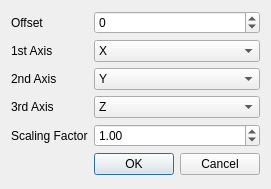
<?xml version="1.0" encoding="UTF-8"?>
<ui version="4.0">
 <class>VCOverlayImportDlg</class>
 <widget class="QDialog" name="VCOverlayImportDlg">
  <property name="geometry">
   <rect>
    <x>0</x>
    <y>0</y>
    <width>268</width>
    <height>189</height>
   </rect>
  </property>
  <property name="windowTitle">
   <string>Overlay Import</string>
  </property>
  <layout class="QFormLayout" name="formLayout">
   <item row="0" column="0">
    <widget class="QLabel" name="label">
     <property name="text">
      <string>Offset</string>
     </property>
    </widget>
   </item>
   <item row="0" column="1">
    <widget class="QSpinBox" name="spinBoxOffset">
     <property name="minimum">
      <number>-99999</number>
     </property>
     <property name="maximum">
      <number>99999</number>
     </property>
    </widget>
   </item>
   <item row="1" column="0">
    <widget class="QLabel" name="label_3">
     <property name="text">
      <string>1st Axis</string>
     </property>
    </widget>
   </item>
   <item row="1" column="1">
    <widget class="QComboBox" name="comboBox1stAxis">
     <item>
      <property name="text">
       <string>X</string>
      </property>
     </item>
     <item>
      <property name="text">
       <string>Y</string>
      </property>
     </item>
     <item>
      <property name="text">
       <string>Z</string>
      </property>
     </item>
    </widget>
   </item>
   <item row="2" column="0">
    <widget class="QLabel" name="label_4">
     <property name="text">
      <string>2nd Axis</string>
     </property>
    </widget>
   </item>
   <item row="2" column="1">
    <widget class="QComboBox" name="comboBox2ndAxis">
     <property name="currentText">
      <string>Y</string>
     </property>
     <property name="currentIndex">
      <number>1</number>
     </property>
     <item>
      <property name="text">
       <string>X</string>
      </property>
     </item>
     <item>
      <property name="text">
       <string>Y</string>
      </property>
     </item>
     <item>
      <property name="text">
       <string>Z</string>
      </property>
     </item>
    </widget>
   </item>
   <item row="3" column="0">
    <widget class="QLabel" name="label_2">
     <property name="text">
      <string>3rd Axis</string>
     </property>
    </widget>
   </item>
   <item row="3" column="1">
    <widget class="QComboBox" name="comboBox3rdAxis">
     <property name="currentIndex">
      <number>2</number>
     </property>
     <item>
      <property name="text">
       <string>X</string>
      </property>
     </item>
     <item>
      <property name="text">
       <string>Y</string>
      </property>
     </item>
     <item>
      <property name="text">
       <string>Z</string>
      </property>
     </item>
    </widget>
   </item>
   <item row="8" column="1">
    <widget class="QDialogButtonBox" name="buttonBox">
     <property name="orientation">
      <enum>Qt::Horizontal</enum>
     </property>
     <property name="standardButtons">
      <set>QDialogButtonBox::Cancel|QDialogButtonBox::Ok</set>
     </property>
     <property name="centerButtons">
      <bool>false</bool>
     </property>
    </widget>
   </item>
   <item row="4" column="0">
    <widget class="QLabel" name="label_5">
     <property name="text">
      <string>Scaling Factor</string>
     </property>
    </widget>
   </item>
   <item row="4" column="1">
    <widget class="QDoubleSpinBox" name="doubleSpinBoxScalingFactor">
     <property name="decimals">
      <number>2</number>
     </property>
     <property name="value">
      <double>1.000000000000000</double>
     </property>
    </widget>
   </item>
  </layout>
 </widget>
 <tabstops>
  <tabstop>spinBoxOffset</tabstop>
  <tabstop>comboBox1stAxis</tabstop>
  <tabstop>comboBox2ndAxis</tabstop>
  <tabstop>comboBox3rdAxis</tabstop>
  <tabstop>doubleSpinBoxScalingFactor</tabstop>
 </tabstops>
 <resources/>
 <connections/>
</ui>
